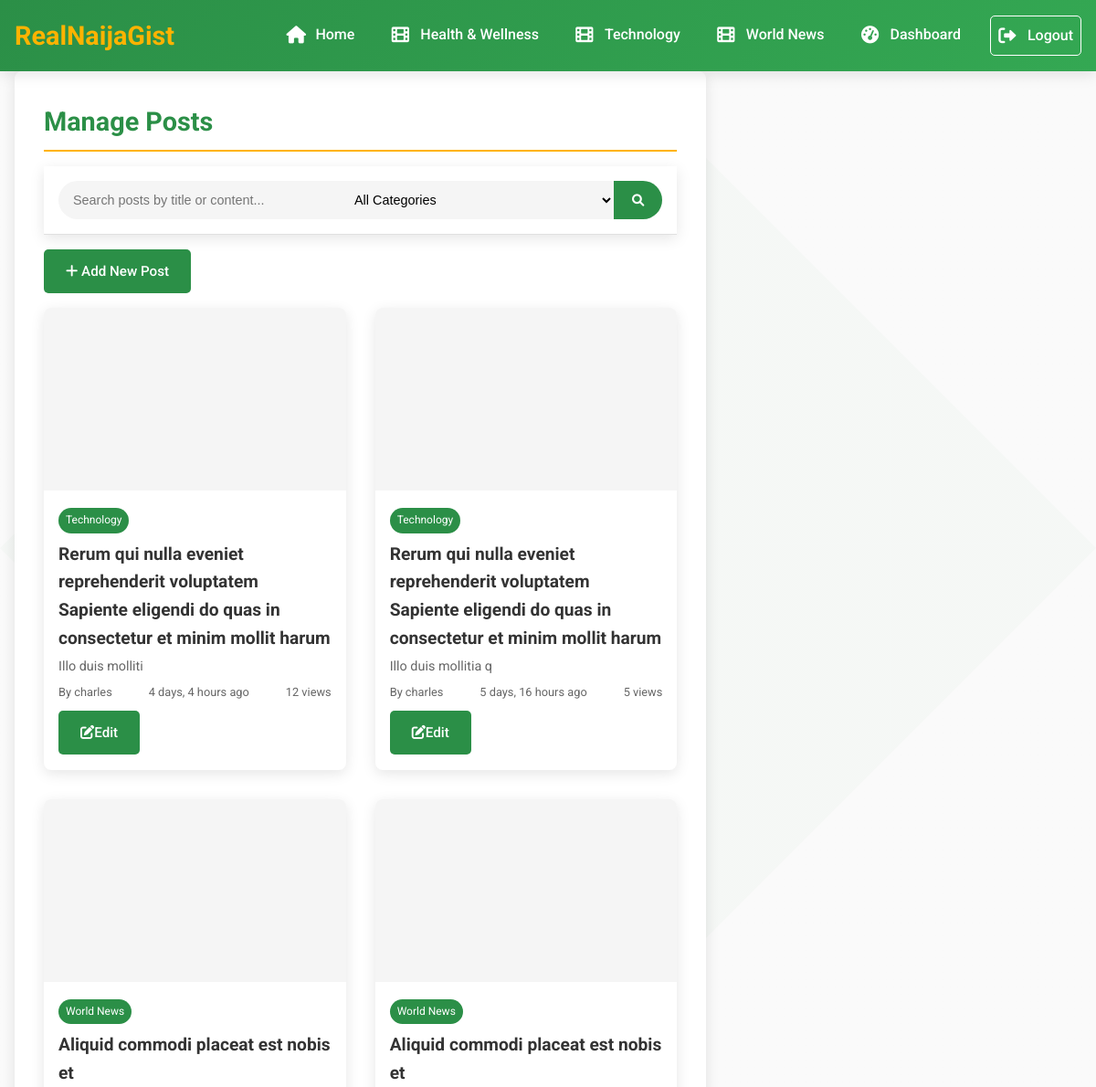
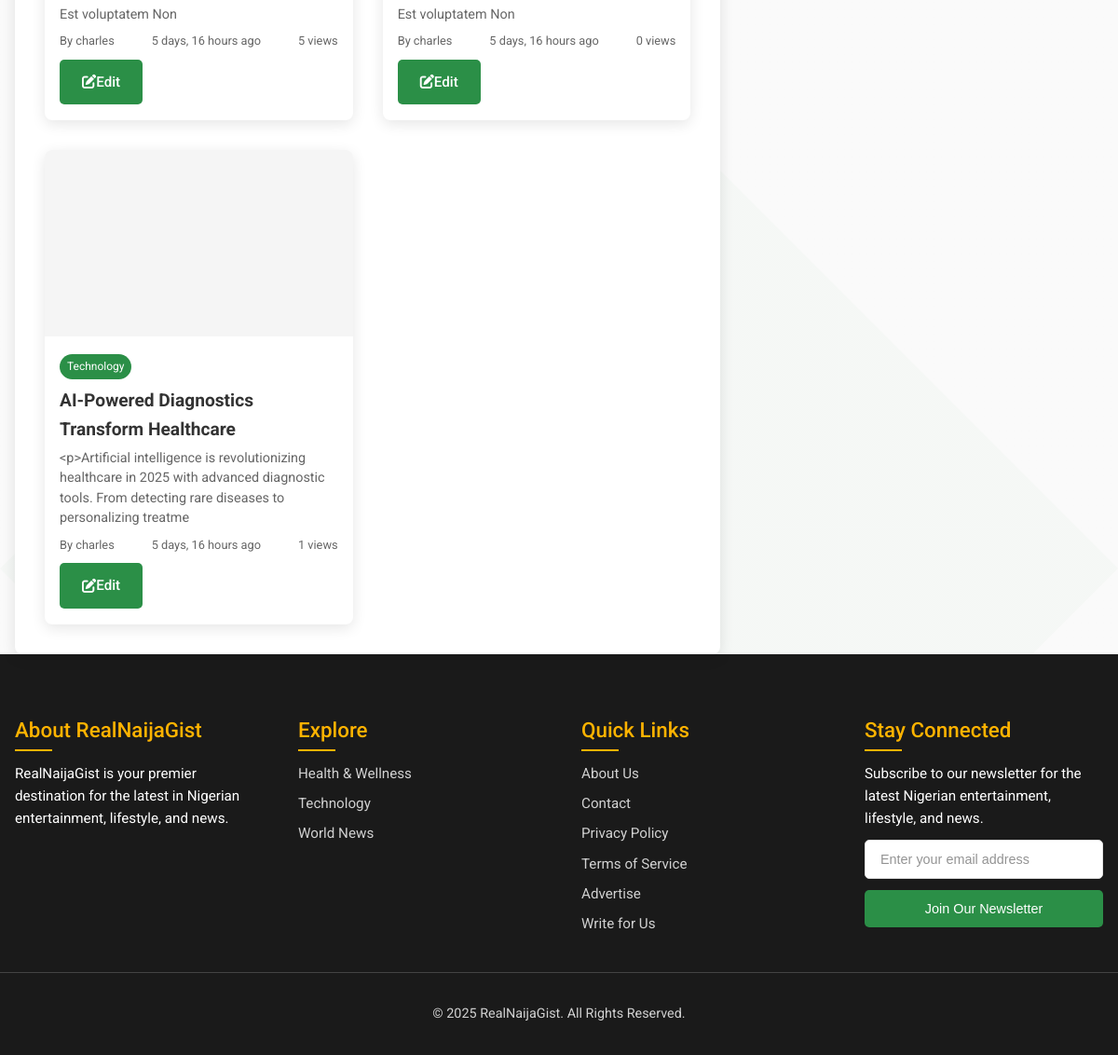
The app's page /superuser/posts/ (signed in), older data (2 pictures, top to bottom).
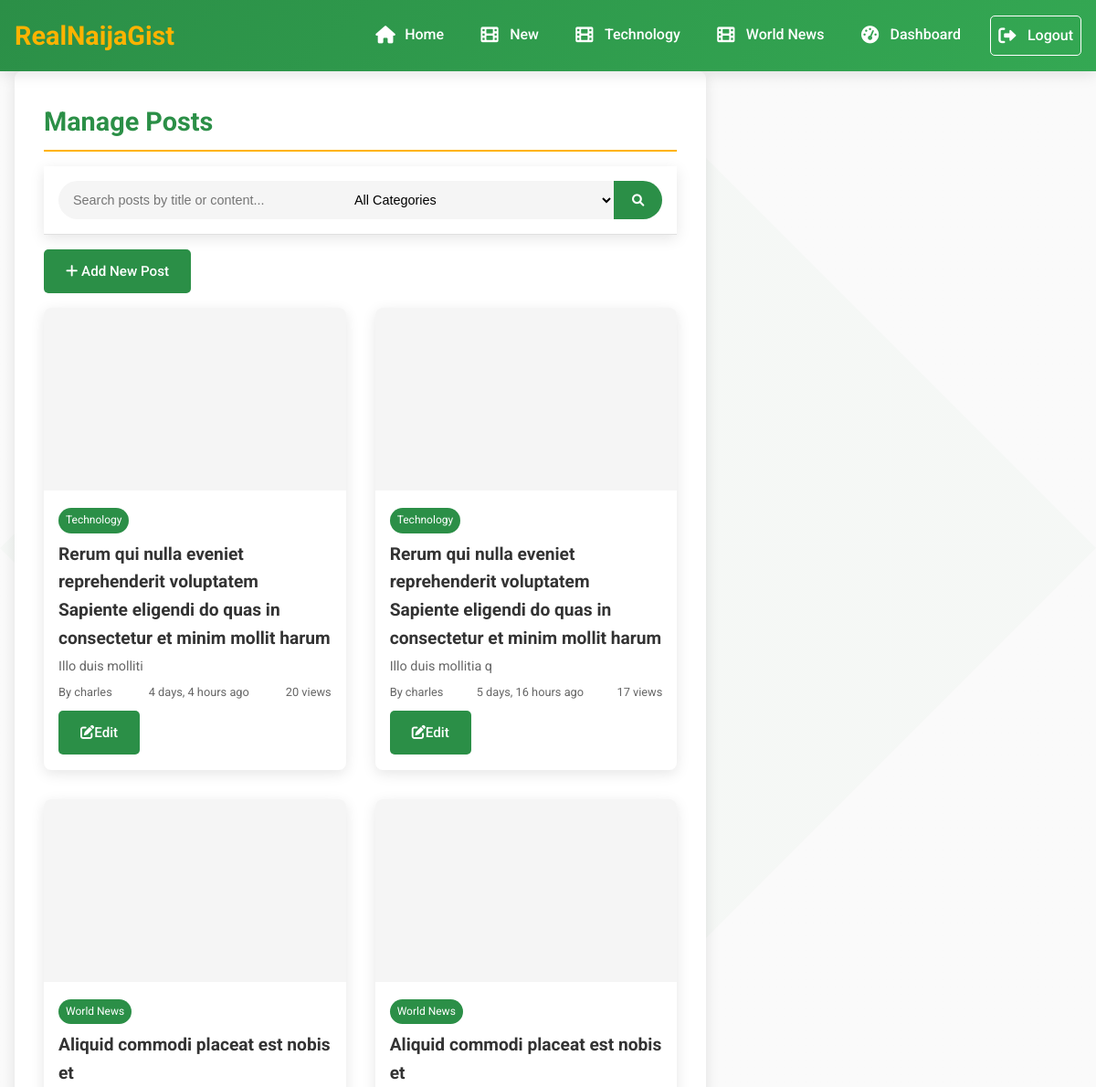
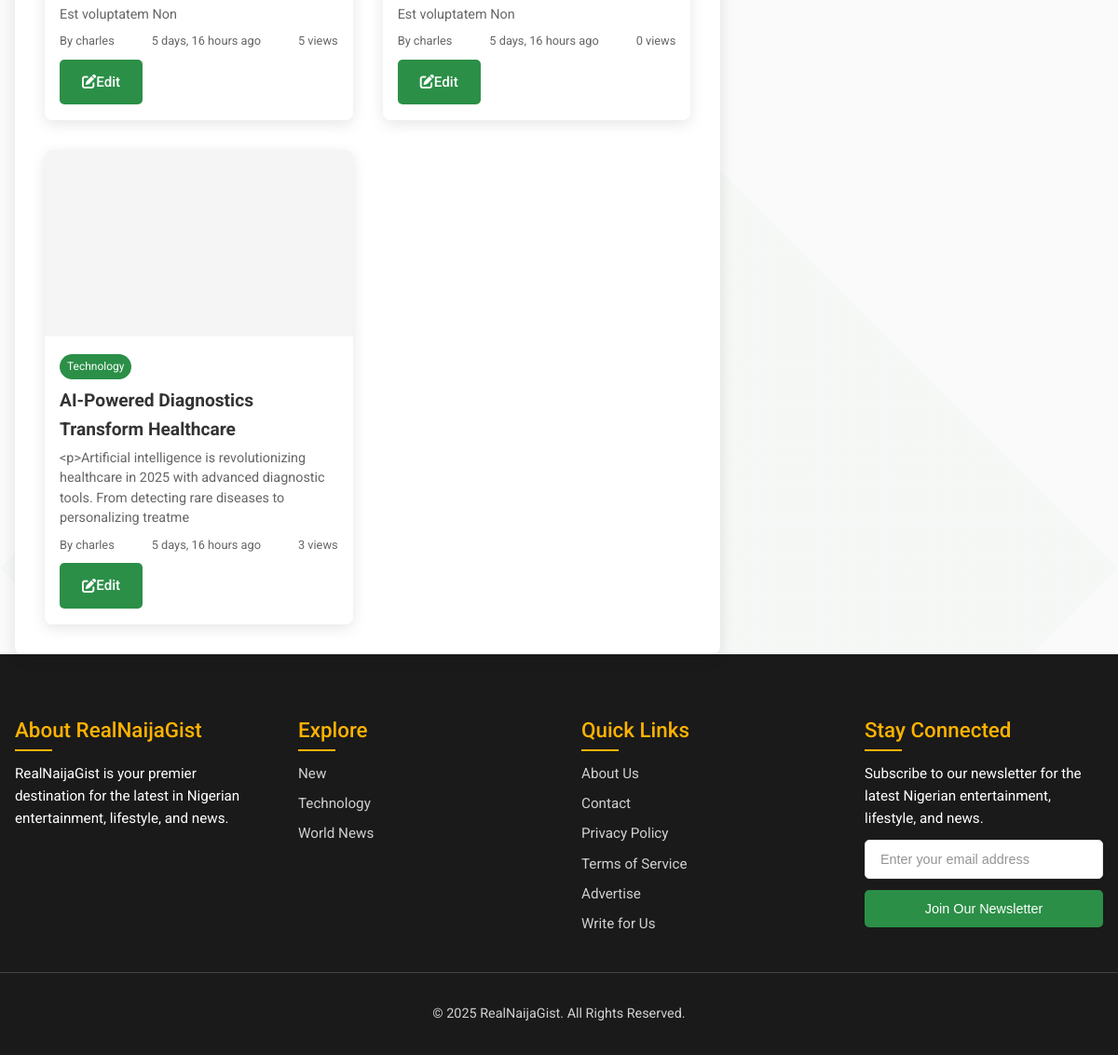
The same page, newer data (2 pictures, top to bottom).
### news/models.py (models this page shows, shortened)
class Category(models.Model):
    name = models.CharField(max_length=50, unique=True)
    slug = models.SlugField(max_length=100, unique=True, db_index=True)
    description = models.TextField(max_length=200, blank=True)
    created_at = models.DateTimeField(auto_now_add=True)
    class Meta:
        ordering = ['name']
        verbose_name_plural = 'categories'

class Post(models.Model):
    class PostStatus(models.TextChoices):
        DRAFT = 'draft', 'Draft'
        PUBLISHED = 'published', 'Published'
        ARCHIVED = 'archived', 'Archived'
    title = models.CharField(max_length=200)
    slug = models.SlugField(max_length=250, unique=True, db_index=True)
    content = CKEditor5Field(config_name='default')
    status = models.CharField(
        max_length=20,
        choices=PostStatus.choices,
        default=PostStatus.DRAFT,
        db_index=True
    )
    excerpt = models.TextField(max_length=500, blank=True)
    meta_description = models.CharField(max_length=160, blank=True)
    meta_keywords = models.CharField(max_length=255, blank=True)
    featured_image = CloudinaryField('image', blank=True, null=True)
    featured_image_webp = models.ImageField(upload_to='blog/images/webp/', blank=True, null=True, help_text="WebP version for faster loading")
    image_alt_text = models.CharField(max_length=100, blank=True)
    cdn_image_url = models.URLField(max_length=500, blank=True, help_text="Direct CDN URL (overrides uploaded image)")
    category = models.ForeignKey(Category, on_delete=models.CASCADE, related_name='posts')
    author = models.ForeignKey('auth.User', on_delete=models.CASCADE, related_name='posts')
    tags = TaggableManager(blank=True)
    created_at = models.DateTimeField(auto_now_add=True, db_index=True)
    updated_at = models.DateTimeField(auto_now=True)
    published_at = models.DateTimeField(blank=True, null=True)
    views = models.PositiveIntegerField(default=0)
    likes = models.PositiveIntegerField(default=0)
    shares = models.PositiveIntegerField(default=0)
    is_trending = models.BooleanField(default=False)  # Currently trending
    class Meta:
        ordering = ['-created_at']
        indexes = [
            models.Index(fields=['status', '-created_at']),
            models.Index(fields=['category', '-created_at']),
            models.Index(fields=['author', '-created_at']),
            models.Index(fields=['-views']),
        ]

### news/views.py (the view)
# urls.py: path('superuser/posts/', views.post_list, name='post_list'),
@login_required
@user_passes_test(is_staff)
def post_list(request):
    query = request.GET.get('q', '')
    category_id = request.GET.get('category', '')
    posts = Post.objects.select_related('category', 'author').all()
    if query:
        posts = posts.filter(Q(title__icontains=query) | Q(content__icontains=query))
    if category_id:
        posts = posts.filter(category_id=category_id)
    paginator = Paginator(posts, 10)
    page_number = request.GET.get('page')
    page_obj = paginator.get_page(page_number)
    categories = Category.objects.all()
    context = {
        'page_obj': page_obj,
        'categories': categories,
        'query': query,
        'selected_category': category_id,
        'current_year': datetime.now().year,
    }
    return render(request, 'post_list.html', context)

### news/context_processors.py (called while the page is built)
def global_context(request):
    return {
        'categories': Category.objects.all(),
        'current_year': settings.CURRENT_YEAR,
    }

### news/views.py (called while the page is built)
def is_staff(user):
    return user.is_staff or user.is_superuser

### templates/post_list.html (shortened to what this page needs)
{% extends 'base.html' %}
{% load static %}
{% block content %}
<div class="container">
    <main class="main-content">
        <h1 class="category-title">Manage Posts</h1>
        <div class="search-container">
            <form method="get" class="search-box">
                <input type="text" name="q" value="{{ query }}" class="search-input" placeholder="Search posts by title or content...">
                <select name="category" class="search-input">
                    <option value="">All Categories</option>
                </select>
                <button type="submit" class="search-btn"><i class="fas fa-search"></i></button>
            </form>
        </div>
        <a href="{% url 'news:post_create' %}" class="btn-primary" style="display: inline-block; margin: 1rem 0;"><i class="fas fa-plus"></i> Add New Post</a>
        <div class="posts-grid">
            {% for post in page_obj %}
                <article class="post-card">
                    {% if post.image_url %}
                        <img src="{{ post.image_url }}" alt="{{ post.title }}" class="post-image" loading="lazy">
                    {% else %}
                        <div class="post-image" style="background: var(--light-gray);"></div>
                    {% endif %}
                    <div class="post-content">
                        <span class="post-category">{{ post.category.name }}</span>
                        <h2 class="post-title">{{ post.title }}</h2>
                        <p class="post-excerpt">{{ post.excerpt|truncatewords:20 }}</p>
                        <div class="post-meta">
                            <span>By {{ post.author.username }}</span>
                            <span>{{ post.created_at|timesince }} ago</span>
                            <span>{{ post.views }} views</span>
                        </div>
                        <div style="margin-top: 0.5rem;">
                            <a href="{% url 'news:post_update' post.pk %}" class="btn-primary"><i class="fas fa-edit"></i> Edit</a>
                            <a href="{% url 'news:post_delete' post.pk %}" class="btn-secondary"><i class="fas fa-trash"></i> Delete</a>
                        </div>
                    </div>
                </article>
            {% empty %}
                <p>No posts found.</p>
            {% endfor %}
        </div>
    </main>
</div>
{% endblock %}

### templates/base.html (shortened to what the changed rows need)
{% load static %}
<!DOCTYPE html>
<html lang="en">
<head>
    <link href="https://cdnjs.cloudflare.com/ajax/libs/font-awesome/6.0.0/css/all.min.css" rel="stylesheet" media="print" onload="this.media='all'">
    <link rel="stylesheet" href="{% static 'css/styles.css' %}">
</head>
<body>
    {% block header %}
    <header class="header">
        <nav class="nav-container" aria-label="Main navigation">
            <ul class="nav-menu" id="navMenu">
                {% for category in categories|slice:":3" %}
                    <li><a href="{% url 'news:category_detail' category.slug %}" class="" aria-current=""><i class="fas fa-film" aria-hidden="true"></i> {{ category.name }}</a></li>
                {% endfor %}
            </ul>
        </nav>
    </header>
    {% endblock %}
    <main id="main-content" tabindex="-1">
        {% block content %}{% endblock %}
    </main>
    {% block footer %}
    <footer class="footer" aria-label="Footer">
        <div class="footer-content">
            <div class="footer-section">
                <ul>
                    {% for category in categories %}
                        <li><a href="{% url 'news:category_detail' category.slug %}">{{ category.name }}</a></li>
                    {% endfor %}
                </ul>
            </div>
        </div>
    </footer>
    {% endblock %}
</body>
</html>

Row changes from the older to the newer data that the page shows:
removed Category: name "Health & Wellness"
added Category: name "New"
changed Post "Illo duis molliti": views "12" → "20"
changed Post "Illo duis mollitia q": views "5" → "17"
changed Post "AI-Powered Diagnostics Transform Healthcare": views "1" → "3"
